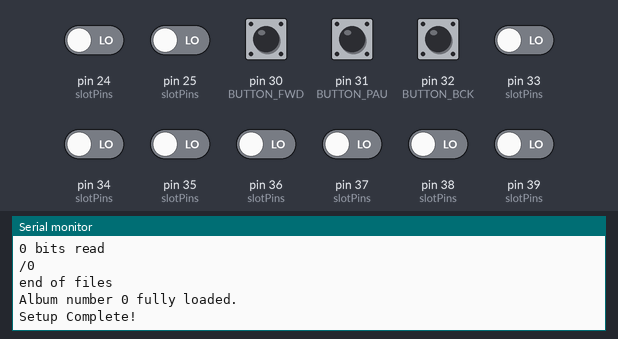
Recording of a sketch running on a simulated Arduino Mega 2560, built for the host (arithmetic inside an expression is 32-bit, double 64-bit). Parts: the last lines printed to the serial monitor. Inputs (shaded band) come from the test bench; at power-on: pin 30 (BUTTON_FWD), pin 31 (BUTTON_PAU), pin 32 (BUTTON_BCK) HIGH, pin 24 (slotPins), pin 25 (slotPins), pin 33 (slotPins), pin 34 (slotPins), pin 35 (slotPins), pin 36 (slotPins), pin 37 (slotPins), pin 38 (slotPins), pin 39 (slotPins) LOW. Storage starts empty.

Above: at 1.2 s.
1.3 s: pin 30 (BUTTON_FWD) pulled LOW for 0.15 s
At 1.7 s:
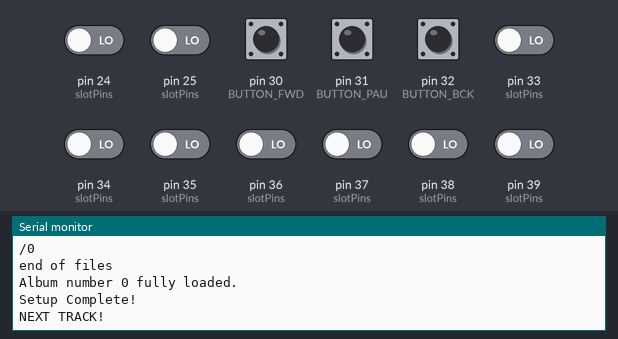
2.9 s: pin 31 (BUTTON_PAU) pulled LOW for 0.15 s
At 4.2 s:
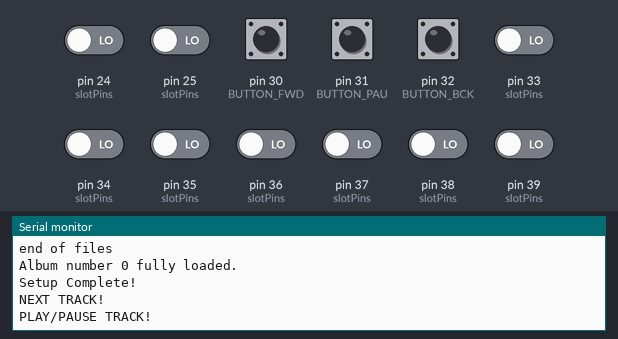
4.5 s: pin 32 (BUTTON_BCK) pulled LOW for 0.15 s
At 5.3 s:
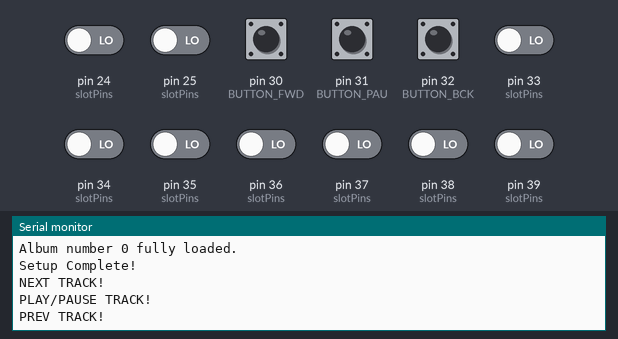

The sketch:

tono_slotTest.ino
```cpp
#include <Wire.h>
#include <SPI.h>
#include <Bounce.h>  // For the Buttons
#include <SD.h>

#define BUTTON_FWD 30 // Next Track
#define BUTTON_PAU 31 // Play Pause
#define BUTTON_BCK 32 // Prev Track

Bounce bouncer_fwd = Bounce(BUTTON_FWD, 50);
Bounce bouncer_pau = Bounce(BUTTON_PAU, 50);
Bounce bouncer_bck = Bounce(BUTTON_BCK, 50);

// SD Card Pins Definition
#define SDCARD_CS_PIN 10
#define SDCARD_MOSI_PIN 7
#define SDCARD_SCK_PIN 14

#define SLOT0 33 // card pin 1
#define SLOT1 34 // card pin 2
#define SLOT2 35 // card pin 3
#define SLOT3 36 // card pin 4
#define SLOT4 37 // card pin 5
#define SLOT5 38 // card pin 6
#define SLOT6 39 // card pin 7
#define SLOT7 25 // card pin 8
#define SLOT8 24 // card pin 9

#define SLOT_HIGH 1

int slotPins[] = {SLOT0, SLOT1, SLOT2, SLOT3, SLOT4, SLOT5, SLOT6, SLOT7, SLOT8};
int pinAmount = sizeof(slotPins)/sizeof(int);

int album;
bool albumInvalid;
int track;
int tracknum;

bool trackext[255]; // false = mp3, true = flac
String tracklist[255];
char playthis[15];
File root;

void setup() {
  // put your setup code here, to run once:
  Serial.begin(9600);

  SPI.setMOSI(SDCARD_MOSI_PIN);
  SPI.setSCK(SDCARD_SCK_PIN);

  // Setup buttons with pullups
  pinMode(BUTTON_FWD, INPUT_PULLUP);
  pinMode(BUTTON_PAU, INPUT_PULLUP);
  pinMode(BUTTON_BCK, INPUT_PULLUP);

  // Setup slot loader pins and state
  for(int n = 0; n < pinAmount; n++){
    pinMode(slotPins[n], INPUT_PULLDOWN);
  }

  if (!(SD.begin(SDCARD_CS_PIN))) {
    // stop here, but print a message repetitively
    while (1) {
      Serial.println("Unable to access the SD card");
      delay(500);
    }
  }

  track = 0;
  loadCartridge();
  loadAlbum();
}

// Loops until cartridge is inserted
void loadCartridge(){

  album = validateCartridge(15);

  Serial.print("Cartridge number ");
  Serial.print(album);
  Serial.println(" loaded.");

  int bitCount = 0;
  for(int n = (pinAmount-1); n >= 0; n--){
    bitCount += digitalRead(slotPins[n]);
    Serial.print(digitalRead(slotPins[n]));
  }
  Serial.println();
  Serial.print(bitCount);
  Serial.println(" bits read");
}

int readCartridge() {
  int i = 0;
  for(int n = 0; n < pinAmount; n++){
    i = i | (digitalRead(slotPins[n]) << n);
  }
  return i;
}

int validateCartridge(int parity) {
  albumInvalid = true;
  int validators[parity];
  int v0;
  while(albumInvalid){

    for(int n = 0; n < parity; n++){
      validators[n] = readCartridge();
    }
    v0 = validators[0];
    for(int n = 1; n < parity; n++){
      albumInvalid = !(v0 == validators[n]);
      if(albumInvalid){
        break;
      }
    }
  }
  return v0;
}

void loadAlbum(){
  Serial.println("/" + String(album));
  root = SD.open("/3");

  while(true) {

    File files = root.openNextFile();
    if(!files) {
      Serial.println("end of files");
      // Loaded all files
      break;
    }

    String curfile = files.name();
    Serial.println(curfile);
    // Check if file is MP3 or FLAC
    int m = curfile.lastIndexOf(".MP3");
    int f = curfile.lastIndexOf(".FLAC");

    if(m > 0 || f > 0){
      tracklist[tracknum] = files.name();
      if(m > 0) trackext[tracknum] = false;
      if(f > 0) trackext[tracknum] = true;

      Serial.print(trackext[tracknum]);
      Serial.print(" - ");
      Serial.print(tracklist[tracknum]);
      Serial.println(" loaded succesfully.");
      tracknum++;
    }
    files.close();

  }

  tracklist[track].toCharArray(playthis, sizeof(tracklist[track]));

  Serial.print("Album number ");
  Serial.print(album);
  Serial.println(" fully loaded.");
  Serial.println("Setup Complete!");
}

void controls() {
  bouncer_fwd.update();
  bouncer_pau.update();
  bouncer_bck.update();

  if(bouncer_fwd.fallingEdge()){
    Serial.println("NEXT TRACK!");
  }
  if(bouncer_pau.fallingEdge()){
    Serial.println("PLAY/PAUSE TRACK!");
  }
  if(bouncer_bck.fallingEdge()){
    Serial.println("PREV TRACK!");
  }
}

void loop() {
  // put your main code here, to run repeatedly:
  controls();
}
```

Measured:
- after the input at 1.3 s, the serial monitor: prints a new line after 0.05 s (image 1)
- after the input at 2.9 s, the serial monitor: prints a new line after 0.05 s (image 2)
- after the input at 4.5 s, the serial monitor: prints a new line after 0.05 s (image 3)
